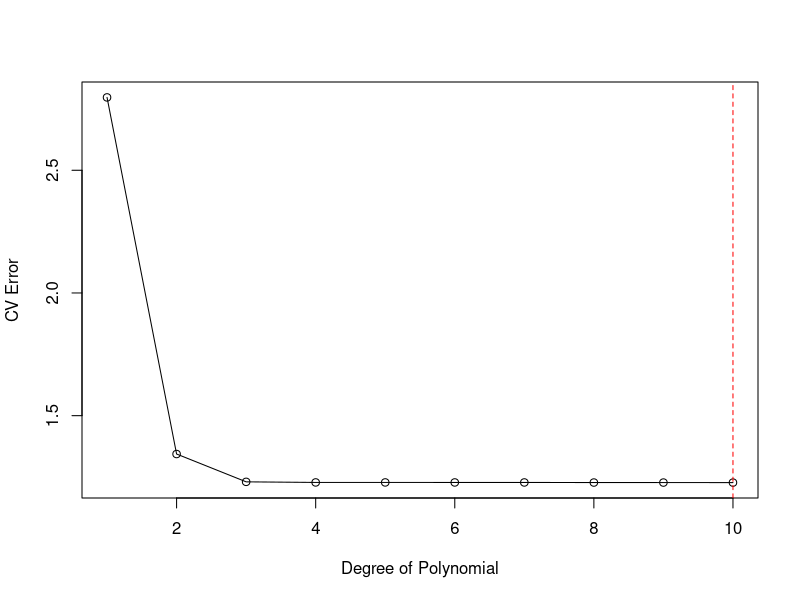
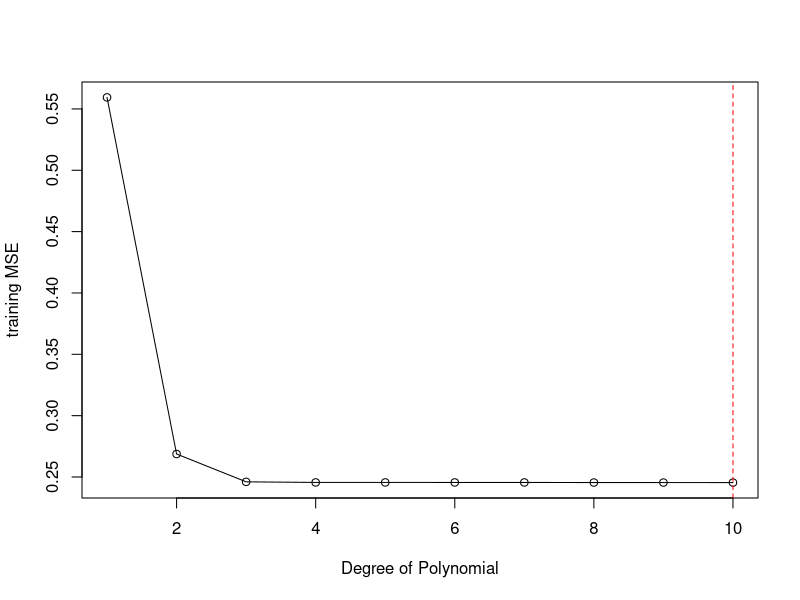
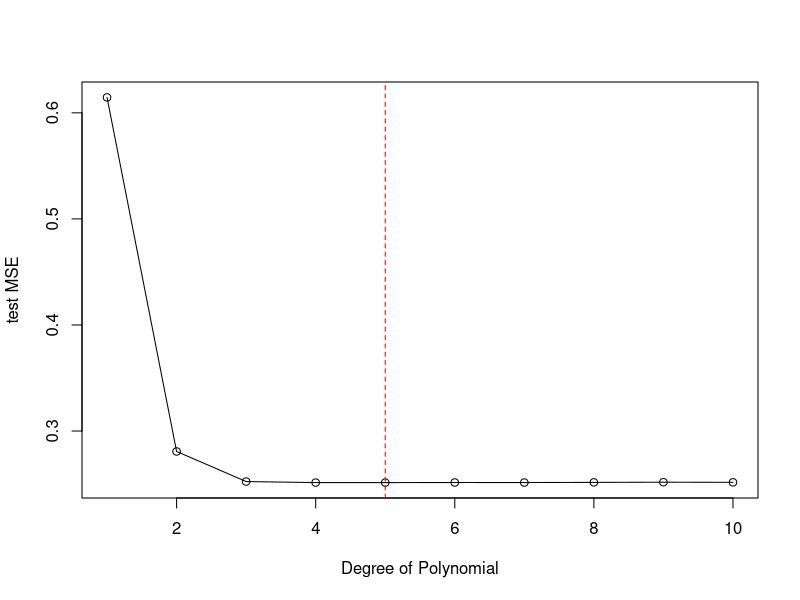
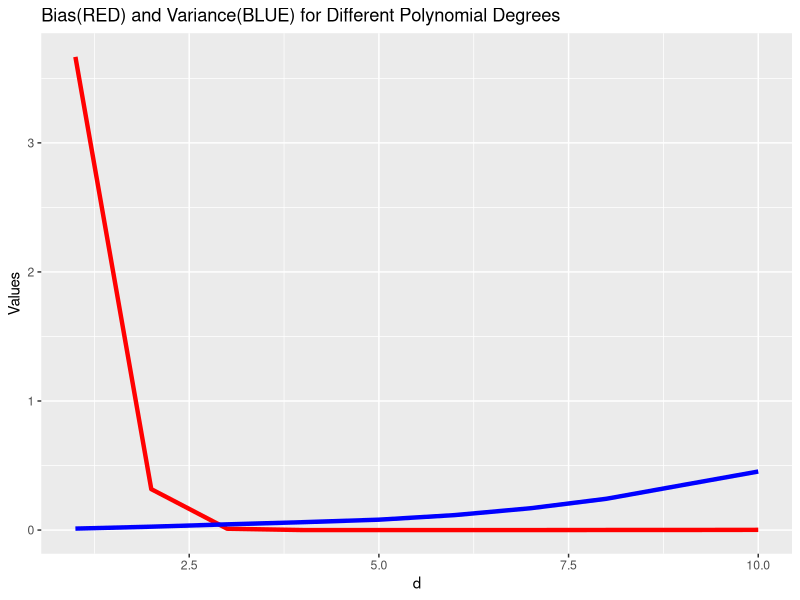
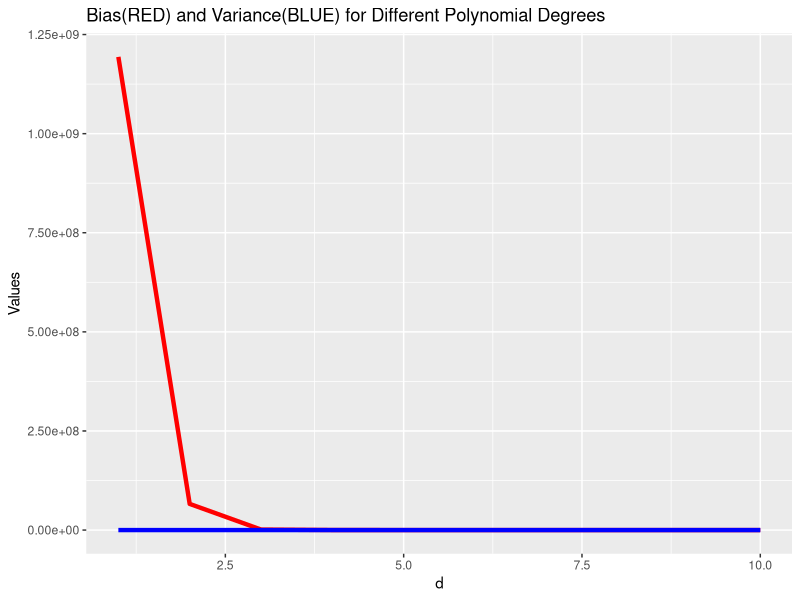
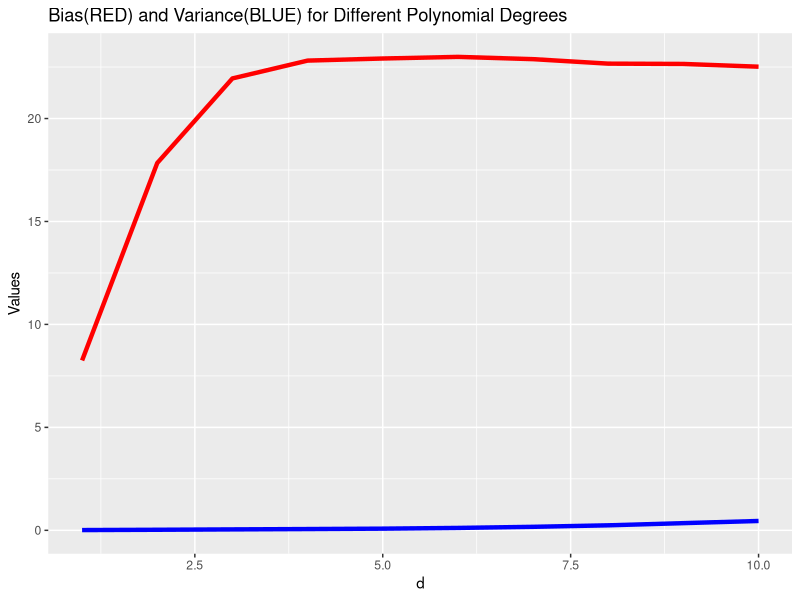

The R script that drew these images, in order:
## ---- chunk 1
knitr::opts_chunk$set(echo = TRUE)

## ---- chunk 2
library(stats)
##CROSS VALIDATION
#1 construction dataset
n <- 10000
X <- runif(n, min = 0, max = 1) #Each sample point Xi is sampled from the uniform distribution

X_5 <- X^5
X_2 <- X^2
error <- rnorm(n, mean = 0, sd = 0.5) #Each εi is sampled independently from the N(0,0.5)
Y <- 3 * X_5 + 2 * X_2 + error

#2 Splitting the dataset into 80% train and 20% test
set.seed(5) #seed for reproducibility

indices <- sample(1:n, size = n, replace = FALSE)
train_indices <- indices[1:floor(0.8 * n)]
test_indices <- indices[(floor(0.8 * n) + 1):n]

X_train <- X[train_indices]
Y_train <- Y[train_indices]
X_test <- X[test_indices]
Y_test <- Y[test_indices]


## ---- chunk 3
#Five fold cross validation

##OBJECTIVE: estimate the MSE error on each fold for a model that has been trained on the remaining 4 folds.
#The cross validation (CV) error for the training set would be the average MSE across all five folds. 

#plot the CV error as a function of d for d ∈[1,2,...,10]

#we will start by creating a dataframe of the training set
data <- data.frame(X_train, Y_train)

#To make sure that each train bucket is unique each times, we will divide the dataset randomly by adding a column randomly ordered numbers
data$random <- sample(nrow(data), size = nrow(data), replace = FALSE)
nrow(data)/5


#we need to split the data into five parts
#We will start by creating the first subset of test data where randomly assigned numbers are from 1 to 160

###FOLD 1####
Test1 <- subset(data, random >= 1 & random <= 1600)
Train1 <- setdiff(data, Test1) #Training test will be the entire data - Test1 subset. Not that the entire dataset here is only the training set from question 2 as defined by the variable data 

###FOLD 2####
Test2 <- subset(data, random >= 1601 & random <= 3200)
Train2 <- setdiff(data, Test2) 

###FOLD 3####
Test3 <- subset(data, random >= 3201 & random <= 4800)
Train3 <- setdiff(data, Test3) 

###FOLD 4####
Test4 <- subset(data, random >= 4801 & random <= 6400)
Train4 <- setdiff(data, Test4) 

###FOLD 5####
Test5 <- subset(data, random >= 6401 & random <= 8000)
Train5 <- setdiff(data, Test5) 

#Next, we will perform regressions for each fold to select the optimal d
###D=1####
#Fold 1
fit1D1 <- lm(Y_train ~ poly(X_train, 1), data = Train1) # Generate a polynomial model with degree 1
prediction11 <- predict(fit1D1, Test1) # Use the model to make predictions on the test data
MSEFOLD1D1 <- mean((Test1$Y_train - prediction11)^2) ##for clarification, here Test1$Y_train is the actual Y from test set 1. The name "Y_train" is because this test set has been derived from the trainng set from question 2, hence the name which we have not changed.

#Fold 2
fit2D1 <- lm(Y_train ~ poly(X_train, 1), data = Train2) 
prediction21 <- predict(fit2D1, Test2) 
MSEFOLD2D1 <- mean((Test2$Y_train - prediction21)^2) 

#Fold 3
fit3D1 <- lm(Y_train ~ poly(X_train, 1), data = Train3) 
prediction31 <- predict(fit3D1, Test3) 
MSEFOLD3D1 <- mean((Test3$Y_train - prediction31)^2) 

#Fold 4
fit4D1 <- lm(Y_train ~ poly(X_train, 1), data = Train4) 
prediction41 <- predict(fit4D1, Test4) 
MSEFOLD4D1 <- mean((Test4$Y_train - prediction41)^2) 

#Fold 5
fit5D1 <- lm(Y_train ~ poly(X_train, 1), data = Train5) 
prediction51 <- predict(fit5D1, Test5) 
MSEFOLD5D1 <- mean((Test5$Y_train - prediction51)^2) 

AVG_MSE_D1 <- mean(MSEFOLD1D1+ MSEFOLD2D1+ MSEFOLD3D1+ MSEFOLD4D1+ MSEFOLD5D1)


##WE WILL REPEAT ALL STEPS ABOVE TO PERFORM 5 FOLD CV'S FOR D =2,3,4,5,6,7,8,9,10
###D=2####
#Fold 1
fit1D2 <- lm(Y_train ~ poly(X_train, 2), data = Train1) 
prediction12 <- predict(fit1D2, Test1)
MSEFOLD1D2 <- mean((Test1$Y_train - prediction12)^2) 

#Fold 2
fit2D2 <- lm(Y_train ~ poly(X_train, 2), data = Train2) 
prediction22 <- predict(fit2D2, Test2) 
MSEFOLD2D2 <- mean((Test2$Y_train - prediction22)^2) 

#Fold 3
fit3D2 <- lm(Y_train ~ poly(X_train, 2), data = Train3) 
prediction32 <- predict(fit3D2, Test3) 
MSEFOLD3D2 <- mean((Test3$Y_train - prediction32)^2) 

#Fold 4
fit4D2 <- lm(Y_train ~ poly(X_train, 2), data = Train4) 
prediction42 <- predict(fit4D2, Test4) 
MSEFOLD4D2 <- mean((Test4$Y_train - prediction42)^2) 

#Fold 5
fit5D2 <- lm(Y_train ~ poly(X_train, 2), data = Train5) 
prediction52 <- predict(fit5D2, Test5) 
MSEFOLD5D2 <- mean((Test5$Y_train - prediction52)^2) 

AVG_MSE_D2 <- mean(MSEFOLD1D2+ MSEFOLD2D2+ MSEFOLD3D2+ MSEFOLD4D2+ MSEFOLD5D2)


###D=3####
#Fold 1
fit1D3 <- lm(Y_train ~ poly(X_train, 3), data = Train1) 
prediction13 <- predict(fit1D3, Test1)
MSEFOLD1D3 <- mean((Test1$Y_train - prediction13)^2) 

#Fold 2
fit2D3 <- lm(Y_train ~ poly(X_train, 3), data = Train2) 
prediction23 <- predict(fit2D3, Test2) 
MSEFOLD2D3 <- mean((Test2$Y_train - prediction23)^2) 

#Fold 3
fit3D3 <- lm(Y_train ~ poly(X_train, 3), data = Train3) 
prediction33 <- predict(fit3D3, Test3) 
MSEFOLD3D3 <- mean((Test3$Y_train - prediction33)^2) 

#Fold 4
fit4D3 <- lm(Y_train ~ poly(X_train, 3), data = Train4) 
prediction43 <- predict(fit4D3, Test4) 
MSEFOLD4D3 <- mean((Test4$Y_train - prediction43)^2) 

#Fold 5
fit5D3 <- lm(Y_train ~ poly(X_train, 3), data = Train5) 
prediction53 <- predict(fit5D3, Test5) 
MSEFOLD5D3 <- mean((Test5$Y_train - prediction53)^2) 

AVG_MSE_D3 <- mean(MSEFOLD1D3+ MSEFOLD2D3+ MSEFOLD3D3+ MSEFOLD4D3+ MSEFOLD5D3)

###D=4####
#Fold 1
fit1D4 <- lm(Y_train ~ poly(X_train, 4), data = Train1) 
prediction14 <- predict(fit1D4, Test1)
MSEFOLD1D4 <- mean((Test1$Y_train - prediction14)^2) 

#Fold 2
fit2D4 <- lm(Y_train ~ poly(X_train, 4), data = Train2) 
prediction24 <- predict(fit2D4, Test2) 
MSEFOLD2D4 <- mean((Test2$Y_train - prediction24)^2) 

#Fold 3
fit3D4 <- lm(Y_train ~ poly(X_train, 4), data = Train3) 
prediction34 <- predict(fit3D4, Test3) 
MSEFOLD3D4 <- mean((Test3$Y_train - prediction34)^2) 

#Fold 4
fit4D4 <- lm(Y_train ~ poly(X_train, 4), data = Train4) 
prediction44 <- predict(fit4D4, Test4) 
MSEFOLD4D4 <- mean((Test4$Y_train - prediction44)^2) 

#Fold 5
fit5D4 <- lm(Y_train ~ poly(X_train, 4), data = Train5) 
prediction54 <- predict(fit5D4, Test5) 
MSEFOLD5D4 <- mean((Test5$Y_train - prediction54)^2) 

AVG_MSE_D4 <- mean(MSEFOLD1D4+ MSEFOLD2D4+ MSEFOLD3D4+ MSEFOLD4D4+ MSEFOLD5D4)


###D=5####
#Fold 1
fit1D5 <- lm(Y_train ~ poly(X_train, 5), data = Train1) 
prediction15 <- predict(fit1D5, Test1)
MSEFOLD1D5 <- mean((Test1$Y_train - prediction15)^2) 

#Fold 2
fit2D5 <- lm(Y_train ~ poly(X_train, 5), data = Train2) 
prediction25 <- predict(fit2D5, Test2) 
MSEFOLD2D5 <- mean((Test2$Y_train - prediction25)^2) 

#Fold 3
fit3D5 <- lm(Y_train ~ poly(X_train, 5), data = Train3) 
prediction35 <- predict(fit3D5, Test3) 
MSEFOLD3D5 <- mean((Test3$Y_train - prediction35)^2) 

#Fold 4
fit4D5 <- lm(Y_train ~ poly(X_train, 5), data = Train4) 
prediction45 <- predict(fit4D5, Test4) 
MSEFOLD4D5 <- mean((Test4$Y_train - prediction45)^2) 

#Fold 5
fit5D5 <- lm(Y_train ~ poly(X_train, 5), data = Train5) 
prediction55 <- predict(fit5D5, Test5) 
MSEFOLD5D5 <- mean((Test5$Y_train - prediction55)^2) 

AVG_MSE_D5 <- mean(MSEFOLD1D5+ MSEFOLD2D5+ MSEFOLD3D5+ MSEFOLD4D5+ MSEFOLD5D5)

###D=6####
#Fold 1
fit1D6 <- lm(Y_train ~ poly(X_train, 6), data = Train1) 
prediction16 <- predict(fit1D6, Test1)
MSEFOLD1D6 <- mean((Test1$Y_train - prediction16)^2) 

#Fold 2
fit2D6  <- lm(Y_train ~ poly(X_train, 6), data = Train2) 
prediction26 <- predict(fit2D6, Test2) 
MSEFOLD2D6 <- mean((Test2$Y_train - prediction26)^2) 

#Fold 3
fit3D6 <- lm(Y_train ~ poly(X_train, 6), data = Train3) 
prediction36 <- predict(fit3D6, Test3) 
MSEFOLD3D6 <- mean((Test3$Y_train - prediction36)^2) 

#Fold 4
fit4D6 <- lm(Y_train ~ poly(X_train, 6), data = Train4) 
prediction46 <- predict(fit4D6, Test4) 
MSEFOLD4D6 <- mean((Test4$Y_train - prediction46)^2) 

#Fold 5
fit5D6 <- lm(Y_train ~ poly(X_train, 6), data = Train5) 
prediction56 <- predict(fit5D6, Test5) 
MSEFOLD5D6 <- mean((Test5$Y_train - prediction56)^2) 

AVG_MSE_D6 <- mean(MSEFOLD1D6+ MSEFOLD2D6+ MSEFOLD3D6+ MSEFOLD4D6+ MSEFOLD5D6)

###D=7####
#Fold 1
fit1D7 <- lm(Y_train ~ poly(X_train, 7), data = Train1) 
prediction17 <- predict(fit1D7, Test1)
MSEFOLD1D7 <- mean((Test1$Y_train - prediction17)^2) 

#Fold 2
fit2D7 <- lm(Y_train ~ poly(X_train, 7), data = Train2) 
prediction27 <- predict(fit2D7, Test2) 
MSEFOLD2D7 <- mean((Test2$Y_train - prediction27)^2) 

#Fold 3
fit3D7 <- lm(Y_train ~ poly(X_train, 7), data = Train3) 
prediction37 <- predict(fit3D7, Test3) 
MSEFOLD3D7 <- mean((Test3$Y_train - prediction37)^2) 

#Fold 4
fit4D7 <- lm(Y_train ~ poly(X_train, 7), data = Train4) 
prediction47 <- predict(fit4D7, Test4) 
MSEFOLD4D7 <- mean((Test4$Y_train - prediction47)^2) 

#Fold 5
fit5D7 <- lm(Y_train ~ poly(X_train, 7), data = Train5) 
prediction57 <- predict(fit5D7, Test5) 
MSEFOLD5D7 <- mean((Test5$Y_train - prediction57)^2) 

AVG_MSE_D7 <- mean(MSEFOLD1D7+ MSEFOLD2D7+ MSEFOLD3D7+ MSEFOLD4D7+ MSEFOLD5D7)

###D=8####
#Fold 1
fit1D8 <- lm(Y_train ~ poly(X_train, 8), data = Train1) 
prediction18 <- predict(fit1D8, Test1)
MSEFOLD1D8 <- mean((Test1$Y_train - prediction18)^2) 

#Fold 2
fit2D8 <- lm(Y_train ~ poly(X_train, 8), data = Train2) 
prediction28 <- predict(fit2D8, Test2) 
MSEFOLD2D8 <- mean((Test2$Y_train - prediction28)^2) 

#Fold 3
fit3D8 <- lm(Y_train ~ poly(X_train, 8), data = Train3) 
prediction38 <- predict(fit3D8, Test3) 
MSEFOLD3D8 <- mean((Test3$Y_train - prediction38)^2) 

#Fold 4
fit4D8 <- lm(Y_train ~ poly(X_train, 8), data = Train4) 
prediction48 <- predict(fit4D8, Test4) 
MSEFOLD4D8 <- mean((Test4$Y_train - prediction48)^2) 

#Fold 5
fit5D8 <- lm(Y_train ~ poly(X_train, 8), data = Train5) 
prediction58 <- predict(fit5D8, Test5) 
MSEFOLD5D8 <- mean((Test5$Y_train - prediction58)^2) 

AVG_MSE_D8 <- mean(MSEFOLD1D8+ MSEFOLD2D8+ MSEFOLD3D8+ MSEFOLD4D8+ MSEFOLD5D8)

###D=9####
#Fold 1
fit1D9 <- lm(Y_train ~ poly(X_train, 9), data = Train1) 
prediction19 <- predict(fit1D9, Test1)
MSEFOLD1D9 <- mean((Test1$Y_train - prediction19)^2) 

#Fold 2
fit2D9 <- lm(Y_train ~ poly(X_train, 9), data = Train2) 
prediction29 <- predict(fit2D9, Test2) 
MSEFOLD2D9 <- mean((Test2$Y_train - prediction29)^2) 

#Fold 3
fit3D9 <- lm(Y_train ~ poly(X_train, 9), data = Train3) 
prediction39 <- predict(fit3D9, Test3) 
MSEFOLD3D9 <- mean((Test3$Y_train - prediction39)^2) 

#Fold 4
fit4D9 <- lm(Y_train ~ poly(X_train, 9), data = Train4) 
prediction49 <- predict(fit4D9, Test4) 
MSEFOLD4D9 <- mean((Test4$Y_train - prediction49)^2) 

#Fold 5
fit5D9 <- lm(Y_train ~ poly(X_train, 9), data = Train5) 
prediction59 <- predict(fit5D9, Test5) 
MSEFOLD5D9 <- mean((Test5$Y_train - prediction59)^2) 

AVG_MSE_D9 <- mean(MSEFOLD1D9+ MSEFOLD2D9+ MSEFOLD3D9+ MSEFOLD4D9+ MSEFOLD5D9)

###D=10####
#Fold 1
fit1D10 <- lm(Y_train ~ poly(X_train, 10), data = Train1) 
prediction110 <- predict(fit1D10, Test1)
MSEFOLD1D10 <- mean((Test1$Y_train - prediction110)^2) 

#Fold 2
fit2D10 <- lm(Y_train ~ poly(X_train, 10), data = Train2) 
prediction210 <- predict(fit2D10, Test2) 
MSEFOLD2D10 <- mean((Test2$Y_train - prediction210)^2) 

#Fold 3
fit3D10 <- lm(Y_train ~ poly(X_train, 10), data = Train3) 
prediction310 <- predict(fit3D10, Test3) 
MSEFOLD3D10 <- mean((Test3$Y_train - prediction310)^2) 

#Fold 4
fit4D10 <- lm(Y_train ~ poly(X_train, 10), data = Train4) 
prediction410 <- predict(fit4D10, Test4) 
MSEFOLD4D10 <- mean((Test4$Y_train - prediction410)^2) 

#Fold 5
fit5D10 <- lm(Y_train ~ poly(X_train, 10), data = Train5) 
prediction510 <- predict(fit5D10, Test5) 
MSEFOLD5D10 <- mean((Test5$Y_train - prediction510)^2) 

AVG_MSE_D10 <- mean(MSEFOLD1D10+ MSEFOLD2D10+ MSEFOLD3D10+ MSEFOLD4D10+ MSEFOLD5D10)

#Plotting CV Error as a function of D
D <- c(1,2,3,4,5,6,7,8,9,10)
Avg_MSE <-c(AVG_MSE_D1,AVG_MSE_D2,AVG_MSE_D3,AVG_MSE_D4,AVG_MSE_D5,AVG_MSE_D6,AVG_MSE_D7,AVG_MSE_D8,AVG_MSE_D9,AVG_MSE_D10)

plot(D, Avg_MSE, type = "o", xlab = "Degree of Polynomial", ylab = "CV Error")
# Find the index of the minimum value of y
min_index <- which.min(Avg_MSE)
# Add a vertical line at the D corresponding to the minimum avg mse
abline(v = D[min_index], col = "red", lty = 2)

print("As seen from the error plot, the average MSE is lowest at D=10 which we will choose as the optimal D.")


## ---- chunk 4
#4use the entire training set for training the models.
#Compute the performance of the 10 models on the test set. 
#Plot the test MSE and training MSE as a function of d. Comment on your observations.

#train and test data frames
train <- data.frame(X_train, Y_train)
test <- data.frame(X_test, Y_test)

#renaming the columns 
colnames(train) <- c("X", "Y")
colnames(test) <- c("X", "Y")

#D=1
Model1 <- lm(Y ~ poly(X, 1), data = train)
prediction_train <- predict(Model1, newdata = train)
predictions_test <- predict(Model1, newdata = test)
# Calculate the mean squared error
train_mse <- mean((prediction_train- train$Y)^2)
test_mse <- mean((predictions_test - test$Y)^2)


#D=2
Model2 <- lm(Y ~ poly(X, 2), data = train)
prediction_train2 <- predict(Model2, newdata = train)
predictions_test2 <- predict(Model2, newdata = test)
# Calculate the mean squared error
train_mse2 <- mean((prediction_train2- train$Y)^2)
test_mse2 <- mean((predictions_test2 - test$Y)^2)

#D=3
Model3 <- lm(Y ~ poly(X, 3), data = train)
prediction_train3 <- predict(Model3, newdata = train)
predictions_test3 <- predict(Model3, newdata = test)
# Calculate the mean squared error
train_mse3 <- mean((prediction_train3- train$Y)^2)
test_mse3 <- mean((predictions_test3 - test$Y)^2)

#D=4
Model4 <- lm(Y ~ poly(X, 4), data = train)
prediction_train4 <- predict(Model4, newdata = train)
predictions_test4 <- predict(Model4, newdata = test)
# Calculate the mean squared error
train_mse4 <- mean((prediction_train4- train$Y)^2)
test_mse4 <- mean((predictions_test4 - test$Y)^2)

#D=5
Model5 <- lm(Y ~ poly(X, 5), data = train)
prediction_train5 <- predict(Model5, newdata = train)
predictions_test5 <- predict(Model5, newdata = test)
# Calculate the mean squared error
train_mse5 <- mean((prediction_train5- train$Y)^2)
test_mse5 <- mean((predictions_test5 - test$Y)^2)

#D=6
Model6 <- lm(Y ~ poly(X, 6), data = train)
prediction_train6 <- predict(Model6, newdata = train)
predictions_test6 <- predict(Model6, newdata = test)
# Calculate the mean squared error
train_mse6 <- mean((prediction_train6- train$Y)^2)
test_mse6 <- mean((predictions_test6 - test$Y)^2)

#D=7
Model7 <- lm(Y ~ poly(X, 7), data = train)
prediction_train7 <- predict(Model7, newdata = train)
predictions_test7 <- predict(Model7, newdata = test)
# Calculate the mean squared error
train_mse7 <- mean((prediction_train7- train$Y)^2)
test_mse7 <- mean((predictions_test7 - test$Y)^2)

#D=8
Model8 <- lm(Y ~ poly(X, 8), data = train)
prediction_train8 <- predict(Model8, newdata = train)
predictions_test8 <- predict(Model8, newdata = test)
# Calculate the mean squared error
train_mse8 <- mean((prediction_train8- train$Y)^2)
test_mse8 <- mean((predictions_test8 - test$Y)^2)

#D=9
Model9 <- lm(Y ~ poly(X, 9), data = train)
prediction_train9 <- predict(Model9, newdata = train)
predictions_test9 <- predict(Model9, newdata = test)
# Calculate the mean squared error
train_mse9 <- mean((prediction_train9- train$Y)^2)
test_mse9 <- mean((predictions_test9 - test$Y)^2)


#D=10
Model10 <- lm(Y ~ poly(X, 10), data = train)
prediction_train10 <- predict(Model10, newdata = train)
predictions_test10 <- predict(Model10, newdata = test)
# Calculate the mean squared error
train_mse10 <- mean((prediction_train10- train$Y)^2)
test_mse10 <- mean((predictions_test10 - test$Y)^2)

D <- c(1,2,3,4,5,6,7,8,9,10)
trainmse <- c(train_mse,train_mse2,train_mse3,train_mse4,train_mse5,train_mse6,train_mse7,train_mse8,train_mse9,train_mse10)
testmse <- c(test_mse,test_mse2,test_mse3,test_mse4,test_mse5,test_mse6,test_mse7,test_mse8,test_mse9,test_mse10)

#plot train mse
plot(D, trainmse, type = "o", xlab = "Degree of Polynomial", ylab = "training MSE")
# Find the index of the minimum value of y
min_index <- which.min(trainmse)
# Add a vertical line at the D corresponding to the minimum avg mse
abline(v = D[min_index], col = "red", lty = 2)

#plot test mse
plot(D, testmse, type = "o", xlab = "Degree of Polynomial", ylab = "test MSE")
# Find the index of the minimum value of y
min_index <- which.min(testmse)
# Add a vertical line at the D corresponding to the minimum avg mse
abline(v = D[min_index], col = "red", lty = 2)

print("As seen from the plots, the train MSE is lowest for D=10 and the test MSE is lowest for D=4. This is expected as for training data or in sample data, we would expect the MSE to keep going down for every added variable. This model (D=10) would not necessarily perform best with out of sample test data, hinting that our train data might have overfit the model.")
## ---- chunk 5
#Bias Variance Tradeoff

library(ggplot2)

set.seed(22) # Set the seed for reproducibility
n <- 100

x <- runif(n, min = 0, max = 1)
simulations <- 1000
models <- 10

bias <- numeric(models)
variance <- numeric(models)
predictions <- matrix(NA, nrow = simulations, ncol = models)

for (i in 1:simulations) {
  y <- 3 * x^5 + 2 * x^2 + rnorm(n, mean = 0, sd = 0.5)
  for (j in 1:models) {
    model <- lm(y ~ poly(x, j))
    predictions[i, j] <- predict(model, newdata = data.frame(x = 1.01))
  }
}

for (j in 1:models) {
  mean_prediction <- mean(predictions[, j])
  bias[j] <- (mean_prediction - (3 * 1.01^5 + 2 * 1.01^2))^2
  variance[j] <- var(predictions[, j])
}

ggplot() + 
  geom_line(aes(x=c(1:10),y=bias),color='red', linewidth=1.5) + 
  geom_line(aes(x=c(1:10),y=variance),color='blue', linewidth=1.5) + 
  ylab('Values') + 
  xlab('d') + 
  ggtitle("Bias(RED) and Variance(BLUE) for Different Polynomial Degrees") +
  scale_color_manual(name="", values=c("red"="red", "blue"="blue"), labels=c("Bias", "Variance")) +
  theme(legend.position = "bottom") +
  guides(color = guide_legend(title.position = "top"))


## ---- chunk 6
#3 BONUS
#A
set.seed(22) # Set the seed for reproducibility
n <- 100

x <- runif(n, min = 0, max = 10)
simulations <- 1000
models <- 10

bias <- numeric(models)
variance <- numeric(models)
predictions <- matrix(NA, nrow = simulations, ncol = models)

for (i in 1:simulations) {
  y <- 3 * x^5 + 2 * x^2 + rnorm(n, mean = 0, sd = 0.5)
  for (j in 1:models) {
    model <- lm(y ~ poly(x, j))
    predictions[i, j] <- predict(model, newdata = data.frame(x = 1.01))
  }
}

for (j in 1:models) {
  mean_prediction <- mean(predictions[, j])
  bias[j] <- (mean_prediction - (3 * 1.01^5 + 2 * 1.01^2))^2
  variance[j] <- var(predictions[, j])
}

ggplot() + 
  geom_line(aes(x=c(1:10),y=bias),color='red', linewidth=1.5) + 
  geom_line(aes(x=c(1:10),y=variance),color='blue', linewidth=1.5) + 
  ylab('Values') + 
  xlab('d') + 
  ggtitle("Bias(RED) and Variance(BLUE) for Different Polynomial Degrees") +
  scale_color_manual(name="", values=c("red"="red", "blue"="blue"), labels=c("Bias", "Variance")) +
  theme(legend.position = "bottom") +
  guides(color = guide_legend(title.position = "top"))


## ---- chunk 7
#B
set.seed(22) # Set the seed for reproducibility
n <- 100

x <- runif(n, min = 0, max = 1)
simulations <- 1000
models <- 10

bias <- numeric(models)
variance <- numeric(models)
predictions <- matrix(NA, nrow = simulations, ncol = models)

for (i in 1:simulations) {
  y <- 3 * x^5 + 2 * x^2 + rnorm(n, mean = 0, sd = 0.5)
  for (j in 1:models) {
    model <- lm(y ~ poly(x, j))
    predictions[i, j] <- predict(model, newdata = data.frame(x = 1.01))
  }
}

for (j in 1:models) {
  mean_prediction <- mean(predictions[, j])
  bias[j] <- (mean_prediction - (3 * (-0.5)^5 + 2 * (-0.5)^2))^2
  variance[j] <- var(predictions[, j])
}

ggplot() + 
  geom_line(aes(x=c(1:10),y=bias),color='red', linewidth=1.5) + 
  geom_line(aes(x=c(1:10),y=variance),color='blue', linewidth=1.5) + 
  ylab('Values') + 
  xlab('d') + 
  ggtitle("Bias(RED) and Variance(BLUE) for Different Polynomial Degrees") +
  scale_color_manual(name="", values=c("red"="red", "blue"="blue"), labels=c("Bias", "Variance")) +
  theme(legend.position = "bottom") +
  guides(color = guide_legend(title.position = "top"))



## ---- chunk 8
#INTERPRETATIONS
#In the first part of this section (Bias Variance Tradeoff), since all our x variables come from a uniform distribution where Xi ∈ U[0,1], when we are predicting 1.01, it is essentially a out of sample prediction. As d increases, our bias is seen to move towards 0 and our variance steadily increases. With more variables as d increases, we are over fitting the model wherein we are minimizing the RSS hence decreasing the bias. However, Variance increases with over fitting because the model is becoming too complex and is fitting to the noise in the training data rather than the underlying pattern. This leads to a model that is highly sensitive to small fluctuations in the training data, causing the model to have high variance. Since it is not able to generalize well on unseen data(1.01),the variance is high. We see that, as model complexity increases (from d=1 to 10), the issue of over fitting also increases, hence variance increases.
#For models where d is small, the issue of under fitting can be seen where model is too simple and does not fit the training data well. This results in high bias.

#For the A part of the bonus question, since X is being sampled such that Xi ∈ U[0,1], the point x=1.01 is in sample data, which the training model has seen before. Hence variance is 0 as the model is able to correctly predict the  X. The bias also tends to 0 with increasing d for same reasons outlined previously.


#To avoid over fitting, we can use cross validation to determine a optimal d value. This can help to prevent over fitting by giving a more accurate assessment of the model's performance on unseen data. We can also use regularization techniques such as lasso to determine the right model.  Increasing the size (n) of the training set can also help to reduce over fitting, as the model will have more data to learn from and will be less likely to fit to the noise in the training data.



